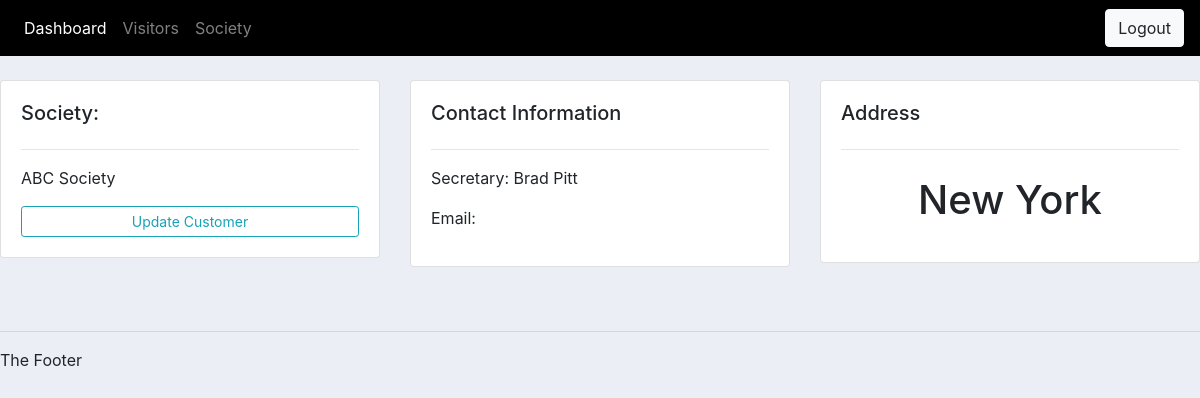
Screenshot of /society/2/ (signed in) with the database file from the repository.
### accounts/models.py (models this page shows, shortened)
class Society(models.Model):
    name = models.CharField(max_length=200)
    sec_name = models.CharField(max_length=200)
    address = models.CharField(max_length=200)
    date_created = models.DateTimeField(auto_now_add=True)
    user = models.ForeignKey(User, null=True, on_delete=models.CASCADE)

### accounts/views.py (the view)
# urls.py: path('society/<str:pk>/', views.society, name='society'),
@login_required(login_url='login')
def society(request, pk):
    context = {}
    socinfo = Society.objects.get(id=pk)
    context['socinfo'] = socinfo
    return render(request, 'accounts/society.html', context)

### accounts/templates/accounts/society.html
{% extends 'accounts/main.html' %}
{% block content %}
	<br>
<div class="row">
	<div class="col-md">
		<div class="card card-body">
			<h5>Society:</h5>
			<hr>
            <p>{{socinfo.name}}</p>
			<a class="btn btn-outline-info  btn-sm btn-block" href="">Update Customer</a>
		</div>
	</div>
	<div class="col-md">
		<div class="card card-body">
			<h5>Contact Information</h5>
			<hr>
			<p>Secretary: {{socinfo.sec_name}}</p>
			<p>Email: {{socinfo.email}}</p>
		</div>
	</div>
	<div class="col-md">
		<div class="card card-body">
			<h5>Address</h5>
			<hr>
			<h1 style="text-align: center;padding: 10px">{{socinfo.address}}</h1>
		</div>
	</div>
</div>
<br>
<br>
{% endblock content %}

### static/css/main.css (style rules this page uses)
body { background-color: #ebeff5; }

### rows the page displays
Society: name "ABC Society", sec_name "Brad Pitt", address "New York"
